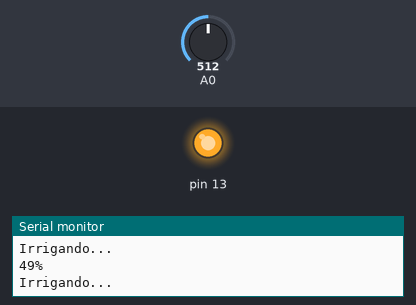
Recording of a sketch running on a simulated Arduino Leonardo, built with avr-gcc and run on an emulated ATmega32U4. Shown: output pins drawn as LEDs (lit = HIGH), the last lines printed to the serial monitor. The inputs (shaded band) are chosen by the test bench; at power-on: A0 = 512.

Above: at 1.8 s.
1.9 s: A0 set to 314
3.4 s: A0 set to 287
At 4.6 s:
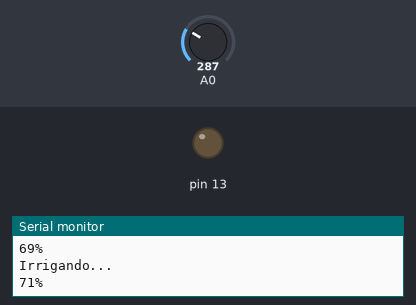
5.5 s: A0 set to 306
At 7.2 s:
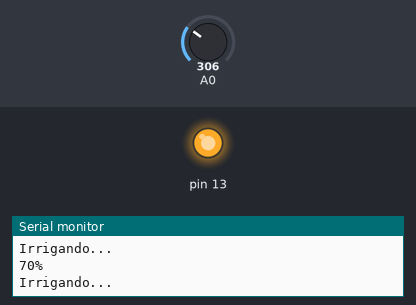
7.5 s: A0 set to 122
At 8.9 s:
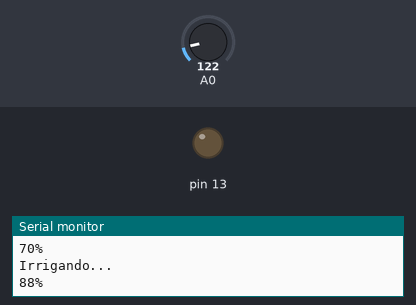
Timing chart, 0 to 10.5 s (numbered marks = the images above; inputs shaded):
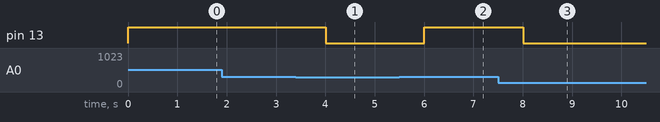

The sketch:

Lab_sensor_umidadedosolo.ino
```cpp
/*********************************
 ***Autor: Leonardo Dalla Porta****
 ***********25/05/2014*************
 *************Atenção**************
 ***O Codigo esta livre para uso,**
 *desde que seja mantida sua fonte*
 ********e seu autor.**************
 ********Faça um bom uso***********
 ******Att. Equipe UsinaInfo*******
 *********************************/

int umidade;

void setup()
{
 Serial.begin(9600);
 Serial.println("--- sensor de humildade do solo --- ");
 pinMode(13, OUTPUT);
}
void loop()
{
 umidade = analogRead(A0);
 int Porcento = map(umidade, 1023, 0, 0, 100);

 Serial.print(Porcento);
 Serial.println("%");
 if(Porcento <=70)
 {
 Serial.println("Irrigando...");
 digitalWrite(13, HIGH);
 }

 else
 {
 digitalWrite(13, LOW);
 }
 delay(1000);
}
```

Measured:
- the behaviour switches between 297 and 296 on A0 (found by bisection; images 0 and 1)
- after the input at 3.4 s, pin 13: HIGH → LOW after 0.60 s
- after the input at 5.5 s, pin 13: LOW → HIGH after 0.51 s
- after the input at 7.5 s, pin 13: HIGH → LOW after 0.51 s
